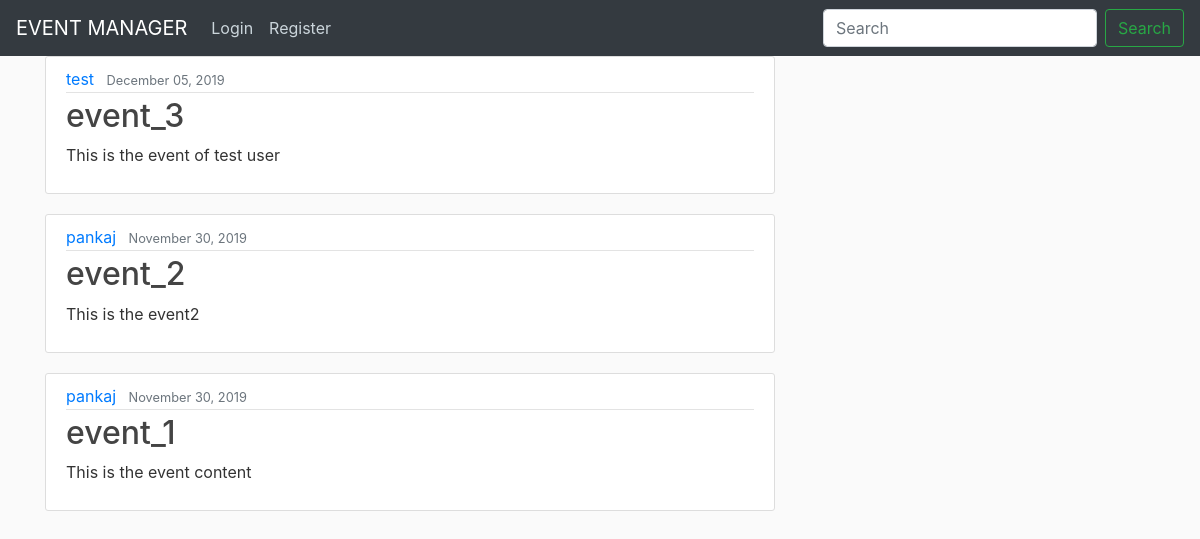
Before: / with the older database file.
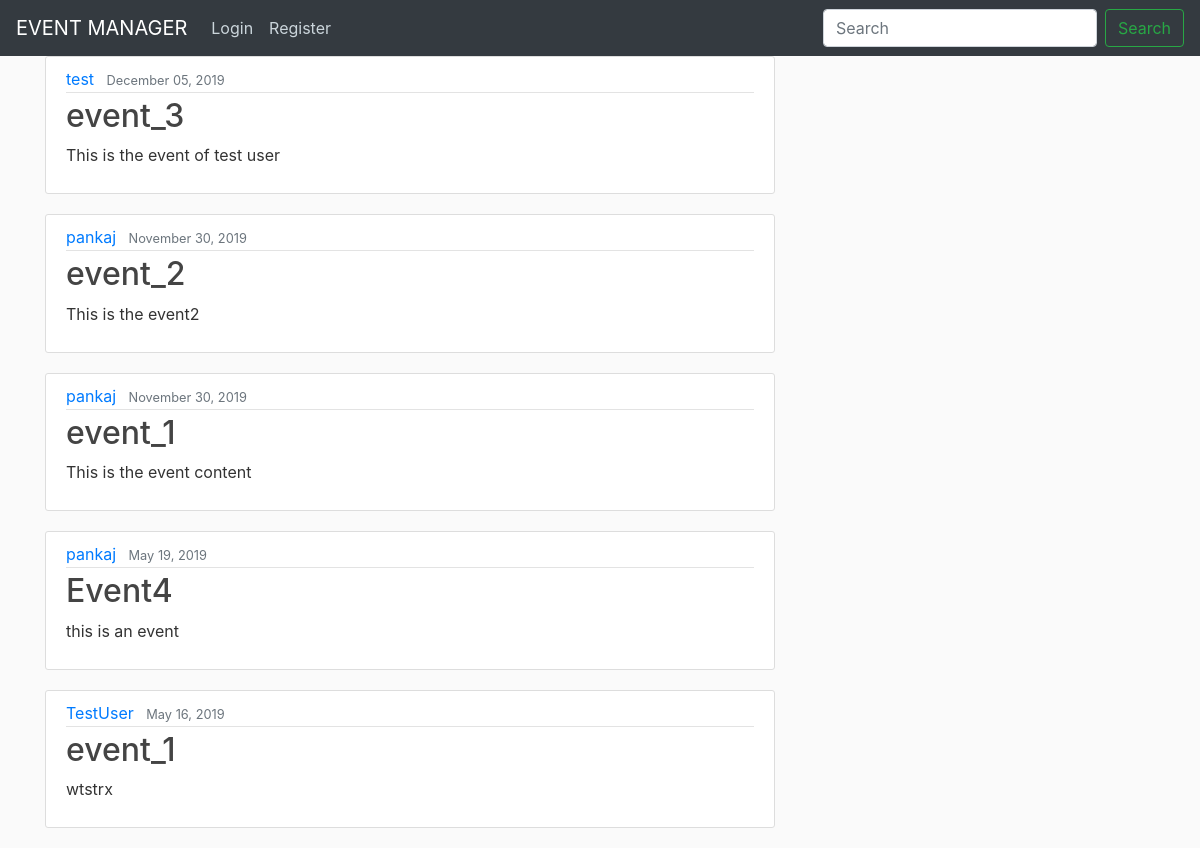
After: the same page with the newer database file.
### ehandler/models.py (models this page shows, shortened)
class Event(models.Model):
    ename = models.CharField(max_length=100)
    econtent = models.TextField()
    edate = models.DateTimeField()
    eowner = models.ForeignKey(User, on_delete=models.CASCADE)
    ecode = models.CharField(max_length=120, blank=True)

### ehandler/views.py (the view)
# urls.py: path('', EventListView.as_view(), name='ehandler-home'),
class EventListView(ListView):
    model = Event
    template_name = 'ehandler/home.html'
    context_object_name = 'events'
    ordering = ['-edate']

### ehandler/templates/ehandler/home.html (shortened to what this page needs)
{% extends "ehandler/base.html" %}
    {% block content %}
    {% for event in events %}
    <article class="media content-section">
        <div class="media-body">
            <div class="article-metadata">
                <a class="mr-2" href="#">{{ event.eowner }}</a>
                <small class="text-muted">{{ event.edate|date:"F d, Y" }}</small>
            </div>
            <h2><a class="article-title" href="{% url 'event-detail' event.id %}">{{ event.ename }}</a></h2>
            <p class="article-content">{{ event.econtent }}</p>
        </div>
    </article>
    {% endfor %}
    {% endblock content %}

### ehandler/templates/ehandler/base.html (shortened to what this page needs)
{% load static %}
<!doctype html>
<html lang="en">
<head>
    <link rel="stylesheet" href="https://stackpath.bootstrapcdn.com/bootstrap/4.4.1/css/bootstrap.min.css"
>
    <link rel="stylesheet" type="text/css" href="{% static 'ehandler/main.css' %}">
</head>
<body>
    <header class="site-header">
        <nav class="navbar navbar-expand-lg navbar-dark bg-dark">
            <a class="navbar-brand" href="{%url 'ehandler-home'%}">EVENT MANAGER</a>
            <div class="collapse navbar-collapse" id="navbarSupportedContent">
                <ul class="navbar-nav mr-auto">
                    {% if user.is_authenticated %}
                    <li class="nav-item active">
                        <a class="nav-link" href="{%url 'profile'%}">Profile <span class="sr-only">(current)</span></a>
                    </li>
                    <li class="nav-item active">
                        <a class="nav-link" href="{%url 'event-create'%}">Create new Event<span
                                class="sr-only">(current)</span></a>
                    </li>
                    <li class="nav-item active">
                        <a class="nav-link" href="{%url 'logout'%}">Logout <span class="sr-only">(current)</span></a>
                    </li>
                    {% else %}
                    <li class="nav-item">
                        <a class="nav-link" href="{% url 'login'%}">Login</a>
                    </li>
                    <li class="nav-item">
                        <a class="nav-link " href="{% url 'register' %}" tabindex="-1">Register</a>
                    </li>
                    {% endif %}
                </ul>
                <form class="form-inline my-2 my-lg-0">
                    <input class="form-control mr-sm-2" type="search" placeholder="Search" aria-label="Search">
                    <button class="btn btn-outline-success my-2 my-sm-0" type="submit">Search</button>
                </form>
            </div>
        </nav>
    </header>
    <main role="main" class="container">
        <div class="row">
            <div class="col-md-8">
                {% block content %}{% endblock %}
            </div>
        </div>
    </main>
</body>
</html>

### ehandler/static/ehandler/main.css (style rules this page uses)
body { background: #fafafa; color: #333333; }
h1, h2, h3, h4, h5, h6 { color: #444444; }
ul { margin: 0; }
.site-header .navbar-nav .nav-link { color: #cbd5db; }
.content-section { background: #ffffff; padding: 10px 20px; border: 1px solid #dddddd; border-radius: 3px; margin-bottom: 20px; }
.article-title { color: #444444; }
.article-content { white-space: pre-line; }
.article-metadata { padding-bottom: 1px; margin-bottom: 4px; border-bottom: 1px solid #e3e3e3 }

Changed rows visible on the page:
added Event: eowner "pankaj", edate "May 19, 2019", ename "Event4", econtent "this is an event"
added Event: eowner "TestUser", edate "May 16, 2019", ename "event_1", econtent "wtstrx"
